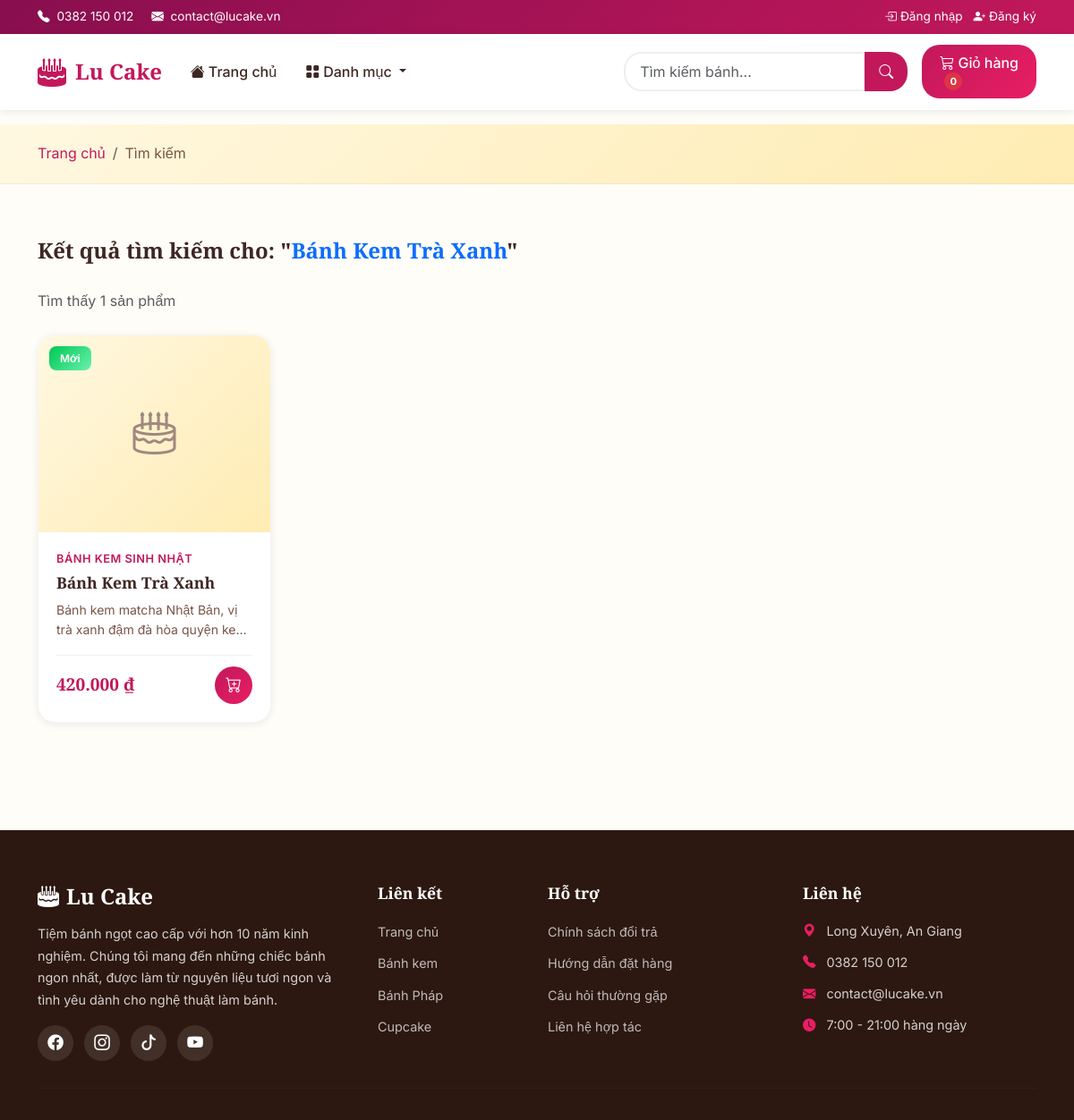
/tim-kiem.php?tu_khoa=Bánh Kem Trà Xanh, run on an earlier commit of the app's database.
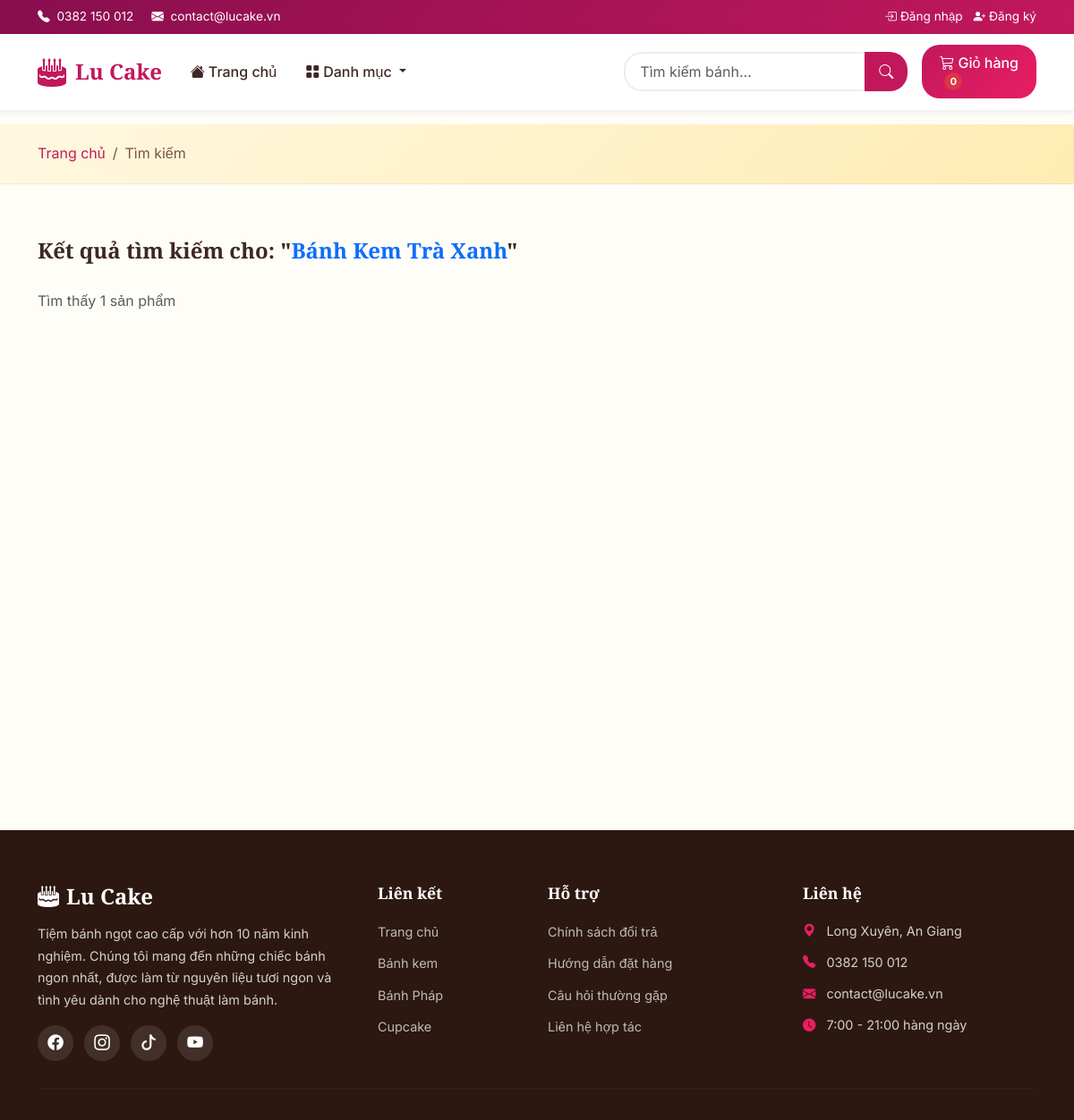
And on a later commit of the database.
### tables this page shows
CREATE TABLE san_pham (
    id INT AUTO_INCREMENT PRIMARY KEY,
    danh_muc_id INT NOT NULL,
    ten_san_pham VARCHAR(255) NOT NULL,
    mo_ta TEXT,
    gia DECIMAL(12,0) NOT NULL,
    hinh_anh VARCHAR(255),
    noi_bat TINYINT(1) DEFAULT 0,
    moi TINYINT(1) DEFAULT 0,
    ton_kho INT DEFAULT 0,
    ngay_tao TIMESTAMP DEFAULT CURRENT_TIMESTAMP,
    FOREIGN KEY (danh_muc_id) REFERENCES danh_muc(id) ON DELETE CASCADE
);

CREATE TABLE danh_muc (
    id INT AUTO_INCREMENT PRIMARY KEY,
    ten_danh_muc VARCHAR(255) NOT NULL,
    mo_ta TEXT,
    hinh_anh VARCHAR(255),
    ngay_tao TIMESTAMP DEFAULT CURRENT_TIMESTAMP
);

### includes/functions.php (called while the page is built, shortened)
<?php
function formatGia($gia) {
    return number_format($gia, 0, ',', '.') . ' ₫';
}
function lamSach($data) {
    $data = trim($data);
    $data = stripslashes($data);
    $data = htmlspecialchars($data, ENT_QUOTES, 'UTF-8');
    return $data;
}
function catNganChuoi($chuoi, $doDai = 100) {
    if (mb_strlen($chuoi) <= $doDai) {
        return $chuoi;
    }
    return mb_substr($chuoi, 0, $doDai) . '...';
}

### tim-kiem.php (the view, shortened to what this page needs)
<?php
require_once 'includes/header.php';
$tuKhoa = isset($_GET['tu_khoa']) ? lamSach($_GET['tu_khoa']) : '';
$dsSanPham = null;
$tongKetQua = 0;
if (!empty($tuKhoa)) {
    $tuKhoaTimKiem = '%' . $tuKhoa . '%';
    $sqlDem = "SELECT COUNT(*) as tong FROM san_pham WHERE ten_san_pham LIKE ? OR mo_ta LIKE ?";
    $stmtDem = $conn->prepare($sqlDem);
    $stmtDem->bind_param("ss", $tuKhoaTimKiem, $tuKhoaTimKiem);
    $stmtDem->execute();
    $tongKetQua = $stmtDem->get_result()->fetch_assoc()['tong'];
    $sql = "SELECT sp.*, dm.ten_danh_muc FROM san_pham sp
            JOIN danh_muc dm ON sp.danh_muc_id = dm.id
            WHERE sp.ten_san_pham LIKE ? OR sp.mo_ta LIKE ?
            ORDER BY sp.ten_san_pham";
    $stmt = $conn->prepare($sql);
    $stmt->bind_param("ss", $tuKhoaTimKiem, $tuKhoaTimKiem);
    $stmt->execute();
    $dsSanPham = $stmt->get_result();
}
?>
<section class="breadcrumb-section">
    <div class="container">
        <nav aria-label="breadcrumb">
            <ol class="breadcrumb">
                <li class="breadcrumb-item"><a href="index.php">Trang chủ</a></li>
                <li class="breadcrumb-item active">Tìm kiếm</li>
            </ol>
        </nav>
    </div>
</section>
<section class="page-section">
    <div class="container">
        <?php if (!empty($tuKhoa)): ?>
            <div class="mb-4">
                <h1 class="page-title" style="font-size:1.5rem;">
                    Kết quả tìm kiếm cho: "<span class="text-primary"><?php echo $tuKhoa; ?></span>"
                </h1>
                <p class="text-muted">Tìm thấy <?php echo $tongKetQua; ?> sản phẩm</p>
            </div>
            <?php if ($dsSanPham && $dsSanPham->num_rows > 0): ?>
                <div class="row g-4">
                    <?php while ($sp = $dsSanPham->fetch_assoc()): ?>
                        <div class="col-lg-3 col-md-4 col-sm-6">
                            <div class="product-card">
                                <div class="card-img-wrapper">
                                    <?php if ($sp['hinh_anh'] && file_exists('assets/images/products/' . $sp['hinh_anh'])): ?>
                                        <img src="assets/images/products/<?php echo $sp['hinh_anh']; ?>" alt="<?php echo $sp['ten_san_pham']; ?>">
                                    <?php else: ?>
                                        <div class="img-placeholder"><i class="bi bi-cake2"></i></div>
                                    <?php endif; ?>
                                    <div class="card-badges">
                                        <?php if ($sp['moi']): ?><span class="badge-new">Mới</span><?php endif; ?>
                                    </div>
                                </div>
                                <div class="card-body">
                                    <span class="card-category"><?php echo $sp['ten_danh_muc']; ?></span>
                                    <h5 class="card-title"><a href="san-pham.php?id=<?php echo $sp['id']; ?>"><?php echo $sp['ten_san_pham']; ?></a></h5>
                                    <p class="card-desc"><?php echo catNganChuoi($sp['mo_ta'], 80); ?></p>
                                    <div class="card-footer-custom">
                                        <span class="card-price"><?php echo formatGia($sp['gia']); ?></span>
                                        <form action="gio-hang.php" method="POST" style="display:inline;">
                                            <button type="submit" class="btn-add-cart"><i class="bi bi-cart-plus"></i></button>
                                        </form>
                                    </div>
                                </div>
                            </div>
                        </div>
                    <?php endwhile; ?>
                </div>
            <?php endif; ?>
        <?php endif; ?>
    </div>
</section>
<?php require_once 'includes/footer.php'; ?>

What changed in the data, as far as the page shows it:
no longer on this page (row edited): san_pham: moi "Mới", danh_muc.ten_danh_muc "BÁNH KEM SINH NHẬT", ten_san_pham "Bánh Kem Trà Xanh", mo_ta "Bánh kem matcha Nhật Bản, vị trà xanh đậm đà hòa quyện…", gia "420.000 ₫"
